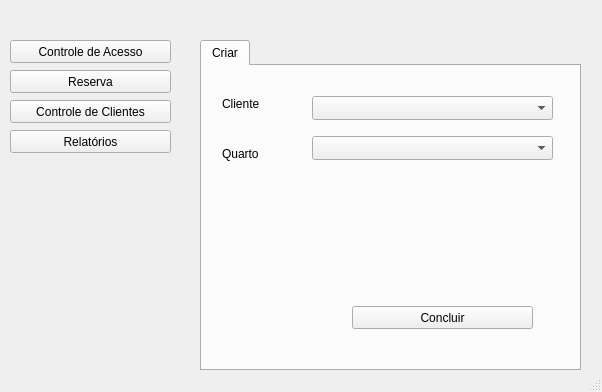
<?xml version="1.0" encoding="UTF-8"?>
<ui version="4.0">
 <class>MainWindow</class>
 <widget class="QMainWindow" name="MainWindow">
  <property name="geometry">
   <rect>
    <x>0</x>
    <y>0</y>
    <width>602</width>
    <height>392</height>
   </rect>
  </property>
  <property name="windowTitle">
   <string>MainWindow</string>
  </property>
  <widget class="QWidget" name="centralwidget">
   <widget class="QPushButton" name="accessControlButton">
    <property name="geometry">
     <rect>
      <x>10</x>
      <y>40</y>
      <width>161</width>
      <height>23</height>
     </rect>
    </property>
    <property name="text">
     <string>Controle de Acesso</string>
    </property>
   </widget>
   <widget class="QPushButton" name="reserveButton">
    <property name="geometry">
     <rect>
      <x>10</x>
      <y>70</y>
      <width>161</width>
      <height>23</height>
     </rect>
    </property>
    <property name="text">
     <string>Reserva</string>
    </property>
   </widget>
   <widget class="QPushButton" name="clientControlButton">
    <property name="geometry">
     <rect>
      <x>10</x>
      <y>100</y>
      <width>161</width>
      <height>23</height>
     </rect>
    </property>
    <property name="text">
     <string>Controle de Clientes</string>
    </property>
   </widget>
   <widget class="QPushButton" name="reportButton">
    <property name="geometry">
     <rect>
      <x>10</x>
      <y>130</y>
      <width>161</width>
      <height>23</height>
     </rect>
    </property>
    <property name="text">
     <string>Relatórios</string>
    </property>
   </widget>
   <widget class="QStackedWidget" name="stackedWidget">
    <property name="geometry">
     <rect>
      <x>200</x>
      <y>40</y>
      <width>391</width>
      <height>341</height>
     </rect>
    </property>
    <property name="styleSheet">
     <string notr="true"/>
    </property>
    <property name="currentIndex">
     <number>1</number>
    </property>
    <widget class="QWidget" name="controlAccessPage">
     <widget class="QPushButton" name="pushButton_6">
      <property name="geometry">
       <rect>
        <x>20</x>
        <y>20</y>
        <width>80</width>
        <height>23</height>
       </rect>
      </property>
      <property name="text">
       <string>PushButton</string>
      </property>
     </widget>
    </widget>
    <widget class="QWidget" name="reservePage">
     <widget class="QTabWidget" name="tabWidget">
      <property name="geometry">
       <rect>
        <x>0</x>
        <y>0</y>
        <width>381</width>
        <height>331</height>
       </rect>
      </property>
      <property name="sizePolicy">
       <sizepolicy hsizetype="Expanding" vsizetype="Expanding">
        <horstretch>0</horstretch>
        <verstretch>0</verstretch>
       </sizepolicy>
      </property>
      <property name="toolTip">
       <string>&lt;html&gt;&lt;head/&gt;&lt;body&gt;&lt;p&gt;&lt;br/&gt;&lt;/p&gt;&lt;/body&gt;&lt;/html&gt;</string>
      </property>
      <property name="currentIndex">
       <number>0</number>
      </property>
      <widget class="QWidget" name="create">
       <property name="accessibleName">
        <string/>
       </property>
       <attribute name="title">
        <string>Criar</string>
       </attribute>
       <widget class="QLabel" name="clientReserveLabel">
        <property name="geometry">
         <rect>
          <x>20</x>
          <y>30</y>
          <width>65</width>
          <height>16</height>
         </rect>
        </property>
        <property name="text">
         <string>Cliente</string>
        </property>
       </widget>
       <widget class="QPushButton" name="concludeReserveButton">
        <property name="geometry">
         <rect>
          <x>150</x>
          <y>240</y>
          <width>181</width>
          <height>23</height>
         </rect>
        </property>
        <property name="text">
         <string>Concluir</string>
        </property>
       </widget>
       <widget class="QComboBox" name="clientReserveComboBox">
        <property name="geometry">
         <rect>
          <x>110</x>
          <y>30</y>
          <width>241</width>
          <height>24</height>
         </rect>
        </property>
       </widget>
       <widget class="QLabel" name="roomReserveLabel">
        <property name="geometry">
         <rect>
          <x>20</x>
          <y>80</y>
          <width>65</width>
          <height>16</height>
         </rect>
        </property>
        <property name="text">
         <string>Quarto</string>
        </property>
       </widget>
       <widget class="QComboBox" name="roomReserveComboBox">
        <property name="geometry">
         <rect>
          <x>110</x>
          <y>70</y>
          <width>241</width>
          <height>24</height>
         </rect>
        </property>
       </widget>
      </widget>
     </widget>
    </widget>
    <widget class="QWidget" name="clientsControlPage">
     <widget class="QTabWidget" name="clientsContrlTabWidget">
      <property name="geometry">
       <rect>
        <x>0</x>
        <y>0</y>
        <width>381</width>
        <height>331</height>
       </rect>
      </property>
      <property name="toolTip">
       <string>&lt;html&gt;&lt;head/&gt;&lt;body&gt;&lt;p&gt;&lt;br/&gt;&lt;/p&gt;&lt;/body&gt;&lt;/html&gt;</string>
      </property>
      <property name="currentIndex">
       <number>0</number>
      </property>
      <widget class="QWidget" name="create_3">
       <property name="accessibleName">
        <string/>
       </property>
       <attribute name="title">
        <string>Criar</string>
       </attribute>
       <widget class="QLineEdit" name="nameLineEdit_3">
        <property name="geometry">
         <rect>
          <x>150</x>
          <y>60</y>
          <width>181</width>
          <height>24</height>
         </rect>
        </property>
       </widget>
       <widget class="QLineEdit" name="documentLineEdit_3">
        <property name="geometry">
         <rect>
          <x>150</x>
          <y>110</y>
          <width>181</width>
          <height>24</height>
         </rect>
        </property>
       </widget>
       <widget class="QLineEdit" name="addressLineEdit_3">
        <property name="geometry">
         <rect>
          <x>150</x>
          <y>150</y>
          <width>181</width>
          <height>24</height>
         </rect>
        </property>
       </widget>
       <widget class="QLineEdit" name="cellphoneLineEdit_3">
        <property name="geometry">
         <rect>
          <x>150</x>
          <y>190</y>
          <width>181</width>
          <height>24</height>
         </rect>
        </property>
       </widget>
       <widget class="QLabel" name="nameLabel_3">
        <property name="geometry">
         <rect>
          <x>40</x>
          <y>70</y>
          <width>65</width>
          <height>16</height>
         </rect>
        </property>
        <property name="text">
         <string>Nome</string>
        </property>
       </widget>
       <widget class="QLabel" name="documentLabel_3">
        <property name="geometry">
         <rect>
          <x>40</x>
          <y>110</y>
          <width>65</width>
          <height>16</height>
         </rect>
        </property>
        <property name="text">
         <string>Documento</string>
        </property>
       </widget>
       <widget class="QLabel" name="addressLabel_3">
        <property name="geometry">
         <rect>
          <x>40</x>
          <y>160</y>
          <width>65</width>
          <height>16</height>
         </rect>
        </property>
        <property name="text">
         <string>Endereço</string>
        </property>
       </widget>
       <widget class="QLabel" name="cellphoneLabel_3">
        <property name="geometry">
         <rect>
          <x>40</x>
          <y>200</y>
          <width>65</width>
          <height>16</height>
         </rect>
        </property>
        <property name="text">
         <string>Telefone</string>
        </property>
       </widget>
       <widget class="QPushButton" name="concludeButton_3">
        <property name="geometry">
         <rect>
          <x>150</x>
          <y>240</y>
          <width>181</width>
          <height>23</height>
         </rect>
        </property>
        <property name="text">
         <string>Concluir</string>
        </property>
       </widget>
      </widget>
     </widget>
    </widget>
    <widget class="QWidget" name="reportPage"/>
   </widget>
  </widget>
  <widget class="QStatusBar" name="statusbar"/>
  <action name="actionTeste_1">
   <property name="text">
    <string>Teste 1</string>
   </property>
  </action>
  <action name="actionTeste_2">
   <property name="text">
    <string>Teste 2</string>
   </property>
  </action>
 </widget>
 <resources/>
 <connections/>
</ui>
